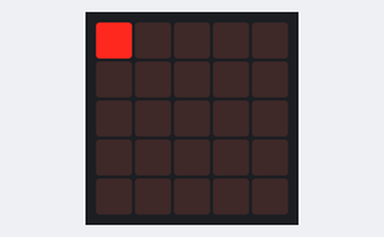
Simulated run of this program. Board: BBC micro:bit running MicroPython. Shown: the board's 5×5 LED display.

Above: at 0.1 s.
At 1.6 s:
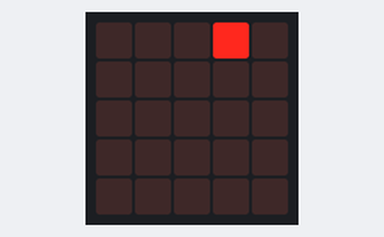
At 3.1 s:
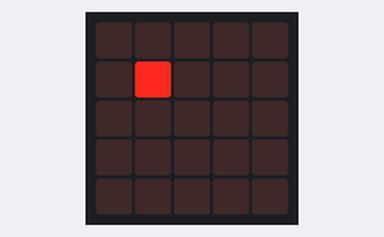
At 6.6 s:
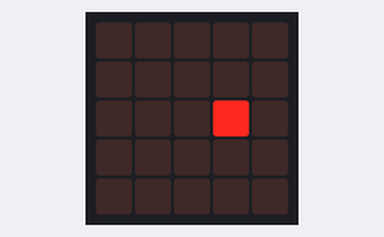
At 9.6 s:
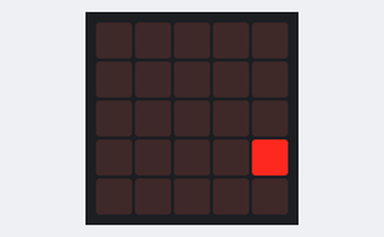
At 13.1 s:
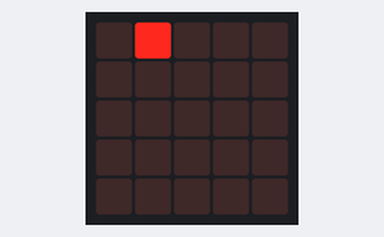

The program:

jvistal_moving_dot.py
```python
from microbit import *
import time

patern = "00000:00000:00000:00000:00000"
lpat = list(patern)
while True:
    for i in range(0,len(lpat)):
        lpat = list(patern)
        if(lpat[i] != ':'):
            lpat[i] = "9"
        else:
            continue
        newPat = ''.join(lpat)
        img = Image(str(newPat))
        display.show(img)
        time.sleep(.5)

    
```

Measured:
- by itself, everything shown: repeats every 12.5 s, in 25 steps
- what the display in image 1 shows lasts 0.5 s, from 1.5 s to 2.0 s
